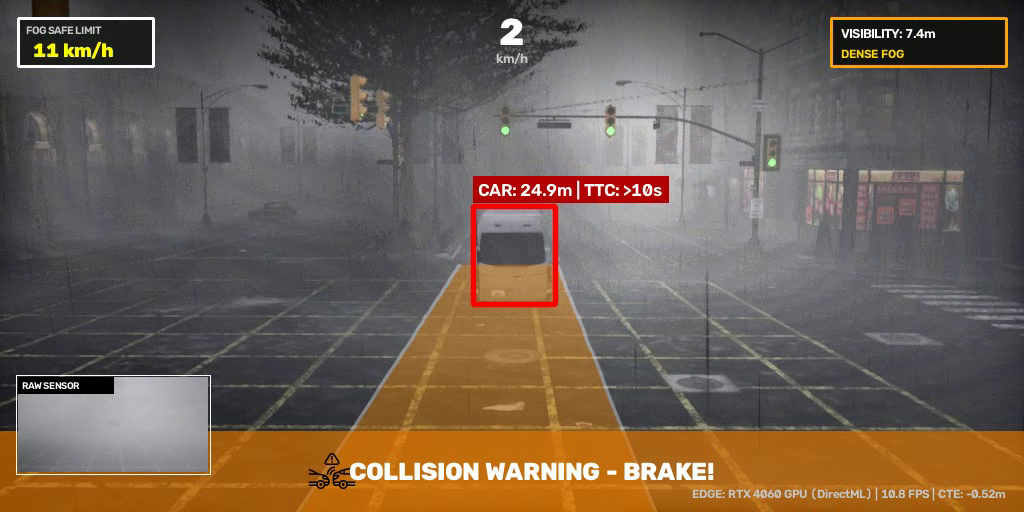
#> input picture Images/ADAS Testing with CARLA.png, 1024 x 512 px
$ python -i fog_dehazer.py   (imports and definitions only)
#> lines starting #> are read from the running program, lines starting #| are printed output that depends on the picture
"""
FogSafe IVCAS - Fast Koschmieder Physical Dehazing Subsystem
Real-time edge-optimized atmospheric scattering model inversion (<5ms on Edge devices).
"""

from typing import Tuple
import cv2
import numpy as np


class FastKoschmiederDehazer:
    """
    Physical dehazing based on Koschmieder's Law:
        I(x) = J(x) * t(x) + A * (1 - t(x))
        J(x) = (I(x) - A) / max(t(x), t0) + A

    Optimized for heavy trucks in dense fog (3-5m visibility) by:
    1. Operating on a multi-scale downsampled pyramid for transmission estimation.
    2. Edge-guided transmission smoothing to prevent halos around vehicle silhouettes and headlights.
    3. SIMD-vectorized pixel operations.
    """

    def __init__(
        self,
        omega: float = 0.88,
        t0: float = 0.18,
        patch_size: int = 7,
        guided_radius: int = 8,
        guided_eps: float = 1e-3,
        downsample_factor: int = 4,
    ):
        """
        Args:
            omega: Scattering correction factor (0.80 - 0.95).
            t0: Minimum transmission floor to avoid noise blowup.
            patch_size: Dark channel morphology window size.
            guided_radius: Guided filter radius for edge refinement.
            guided_eps: Guided filter regularization parameter.
            downsample_factor: Scale factor to speed up transmission computation.
        """
        self.omega = float(omega)
        self.t0 = float(t0)
        self.patch_size = patch_size
        self.guided_radius = guided_radius
        self.guided_eps = guided_eps
        self.downsample_factor = downsample_factor

        self._kernel = cv2.getStructuringElement(
            cv2.MORPH_RECT, (self.patch_size, self.patch_size)
        )

    def estimate_atmospheric_light(
        self, img_rgb: np.ndarray, dark_channel: np.ndarray
    ) -> np.ndarray:
        """
        Estimate atmospheric light A from the top 0.1% brightest pixels in the dark channel.
        """
        h, w = dark_channel.shape
        num_pixels = h * w
        num_brightest = max(int(num_pixels * 0.001), 16)

        # Flatten and get indices of top brightest in dark channel
        flat_dark = dark_channel.reshape(-1)
        flat_img = img_rgb.reshape(-1, 3)

        indices = np.argpartition(flat_dark, -num_brightest)[-num_brightest:]
        top_candidates = flat_img[indices]

        # Take the maximum intensity pixel among the candidates
        brightest_idx = np.argmax(np.mean(top_candidates, axis=1))
        A = top_candidates[brightest_idx].astype(np.float32)

        # Clamp A to avoid extreme values
        A = np.clip(A, 30.0, 245.0)
        return A

    @staticmethod
    def _fast_guided_filter(
        guide: np.ndarray, src: np.ndarray, r: int, eps: float
    ) -> np.ndarray:
        """Edge-preserving guided filter using SIMD boxFilter (<1ms)."""
        ksize = (2 * r + 1, 2 * r + 1)
        mean_I = cv2.boxFilter(guide, -1, ksize)
        mean_p = cv2.boxFilter(src, -1, ksize)
        mean_Ip = cv2.boxFilter(guide * src, -1, ksize)
        cov_Ip = mean_Ip - mean_I * mean_p
        mean_II = cv2.boxFilter(guide * guide, -1, ksize)
        var_I = mean_II - mean_I * mean_I
        a = cov_Ip / (var_I + eps)
        b = mean_p - a * mean_I
        mean_a = cv2.boxFilter(a, -1, ksize)
        mean_b = cv2.boxFilter(b, -1, ksize)
        return mean_a * guide + mean_b

    def compute_transmission(
        self, img_small: np.ndarray, A: np.ndarray
    ) -> np.ndarray:
        """
        Compute coarse transmission map on downsampled image, refined by guided filter.
        """
        norm_img = img_small / np.maximum(A, 1.0)
        min_channel = np.min(norm_img, axis=2)
        dark_small = cv2.erode(min_channel, self._kernel)

        # Raw transmission: t = 1 - omega * dark
        raw_t = 1.0 - self.omega * dark_small

        # Guide image: luminance of small image in [0, 1]
        guide = cv2.cvtColor(img_small.astype(np.uint8), cv2.COLOR_RGB2GRAY).astype(np.float32) / 255.0

        # Fast edge-preserving guided filter (<1ms)
        refined_t = self._fast_guided_filter(
            guide=guide,
            src=raw_t.astype(np.float32),
            r=self.guided_radius,
            eps=self.guided_eps,
        )
        return np.clip(refined_t, self.t0, 1.0)

    def dehaze(self, image_bgr_or_rgb: np.ndarray) -> Tuple[np.ndarray, np.ndarray]:
        """
        Dehaze image using Koschmieder physical model.

        Args:
            image_bgr_or_rgb: Input frame (uint8, HxWx3).

        Returns:
            Tuple of (dehazed_image (uint8), transmission_map (float32)).
        """
        h, w = image_bgr_or_rgb.shape[:2]
        img_f = image_bgr_or_rgb.astype(np.float32)

        # 1. Downsample for fast transmission estimation
        sh, sw = max(h // self.downsample_factor, 64), max(w // self.downsample_factor, 128)
        img_small = cv2.resize(img_f, (sw, sh), interpolation=cv2.INTER_AREA)

        # 2. Compute dark channel on small image
        min_channel_small = np.min(img_small, axis=2)
        dark_small = cv2.erode(min_channel_small, self._kernel)

        # 3. Atmospheric Light
        A = self.estimate_atmospheric_light(img_small, dark_small)

        # 4. Compute refined transmission map
        t_small = self.compute_transmission(img_small, A)

        # 5. Upsample transmission map back to full resolution
        t_full = cv2.resize(t_small, (w, h), interpolation=cv2.INTER_LINEAR)
        t_full = np.clip(t_full, self.t0, 1.0)[..., np.newaxis]

        # 6. Koschmieder Inversion: J = (I - A) / t + A
        dehazed = ((img_f - A) / t_full) + A
        dehazed = np.clip(dehazed, 0.0, 255.0).astype(np.uint8)

        return dehazed, t_full.squeeze()

>>> import cv2
>>> picture = cv2.cvtColor(cv2.imread('../../../Images/ADAS Testing with CARLA.png'), cv2.COLOR_BGR2RGB)
>>> result = FastKoschmiederDehazer().dehaze(picture)
#> in dehaze, `dark_small = cv2.erode(min_channel_small, self._kernel)`:
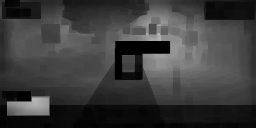
#> dark_small: shape (128, 256) float32; min 0, max 181.5, mean 60.1
#> in estimate_atmospheric_light, `indices = np.argpartition(flat_dark, -num_brightest)[-num_brightest:]`: indices = 32 values, max 26403 at index 4, min 8607 at index 21, mean 24626.4
#> in estimate_atmospheric_light, `top_candidates = flat_img[indices]`: top_candidates = 32 rows, first 8: [184.8, 185.8, 190.8], [184.6, 185.6, 190.1], [182.4, 183.4, 188.4], [184.3, 185.3, 190.3], [184.5, 185.5, 190.5], [183.4, 184.4, 189.4], [183.9, 184.9, 189.9], [183.1, 184.1, 189.1]
#> in estimate_atmospheric_light, `brightest_idx = np.argmax(np.mean(top_candidates, axis=1))`: brightest_idx = 28
#> in estimate_atmospheric_light, `A = top_candidates[brightest_idx].astype(np.float32)`: A = [187, 188, 193]
#> in _fast_guided_filter, `var_I = mean_II - mean_I * mean_I`:
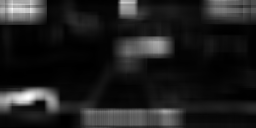
#> var_I: shape (128, 256) float32; min 9.32e-05, max 0.0689, mean 0.00845; drawn with min black and max white
#> in _fast_guided_filter, `b = mean_p - a * mean_I`:
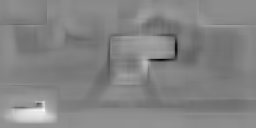
#> b: shape (128, 256) float32; min -0.862, max 2.4, mean 0.83; drawn with min black and max white
#> in _fast_guided_filter, `mean_a = cv2.boxFilter(a, -1, ksize)`:
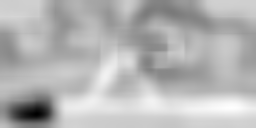
#> mean_a: shape (128, 256) float32; min -2.15, max 0.51, mean -0.264; drawn with min black and max white
#> in _fast_guided_filter, `mean_b = cv2.boxFilter(b, -1, ksize)`:
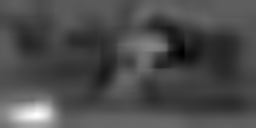
#> mean_b: shape (128, 256) float32; min 0.409, max 1.82, mean 0.831; drawn with min black and max white
#> in compute_transmission, `return np.clip(refined_t, self.t0, 1.0)`:
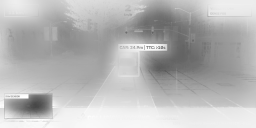
#> returned value: shape (128, 256) float32; min 0.279, max 1, mean 0.72
#> in dehaze, `dehazed = np.clip(dehazed, 0.0, 255.0).astype(np.uint8)`:
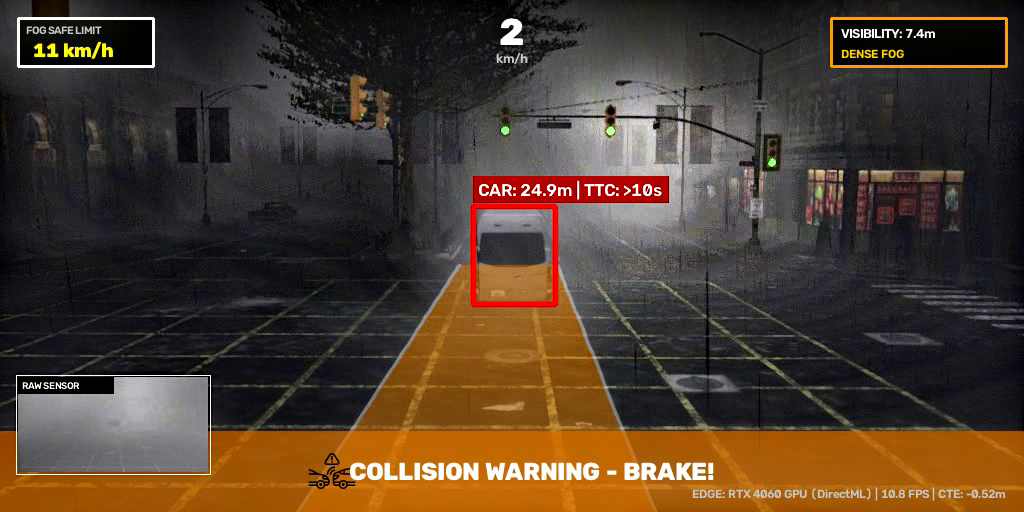
#> dehazed: shape (512, 1024, 3); mean R, G, B 77.1, 60.5, 45.6
